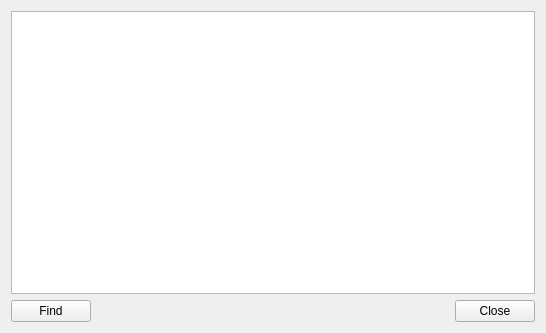
<?xml version="1.0" encoding="UTF-8"?>
<ui version="4.0">
 <class>History</class>
 <widget class="QWidget" name="History">
  <property name="geometry">
   <rect>
    <x>0</x>
    <y>0</y>
    <width>546</width>
    <height>333</height>
   </rect>
  </property>
  <property name="windowTitle">
   <string>Form</string>
  </property>
  <layout class="QVBoxLayout" name="verticalLayout">
   <item>
    <widget class="QTextEdit" name="textEdit">
     <property name="readOnly">
      <bool>true</bool>
     </property>
    </widget>
   </item>
   <item>
    <layout class="QHBoxLayout" name="horizontalLayout">
     <item>
      <widget class="QPushButton" name="pushButton">
       <property name="text">
        <string>Find</string>
       </property>
      </widget>
     </item>
     <item>
      <spacer name="horizontalSpacer">
       <property name="orientation">
        <enum>Qt::Horizontal</enum>
       </property>
       <property name="sizeHint" stdset="0">
        <size>
         <width>40</width>
         <height>20</height>
        </size>
       </property>
      </spacer>
     </item>
     <item>
      <widget class="QPushButton" name="pushButton_2">
       <property name="text">
        <string>Close</string>
       </property>
      </widget>
     </item>
    </layout>
   </item>
  </layout>
 </widget>
 <resources/>
 <connections/>
</ui>
